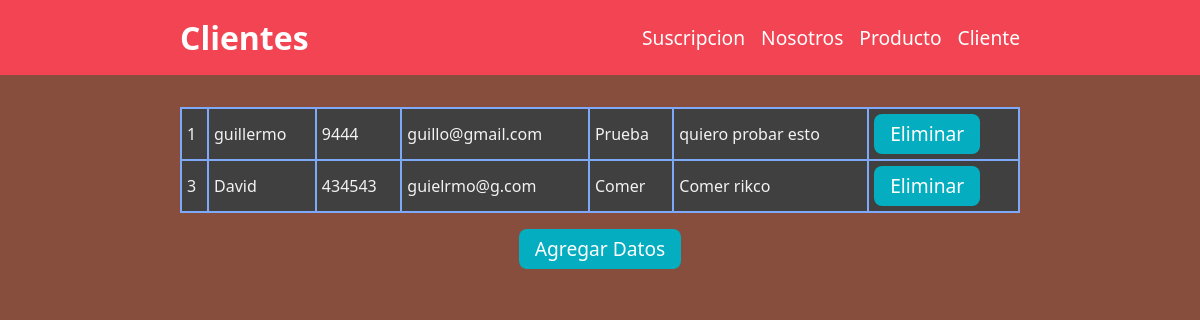
The app's page /modulo/cliente/consultar.php with its own data.
### tables this page shows
CREATE TABLE `cliente` (
  `id` int(11) NOT NULL,
  `nombre` varchar(150) NOT NULL,
  `telefono` int(11) NOT NULL,
  `email` varchar(250) NOT NULL,
  `asunto` varchar(100) NOT NULL,
  `mensaje` varchar(250) NOT NULL
);

### modulo/cliente/consultar.php (the view, shortened to what this page needs)
<!DOCTYPE html>
<html lang="es">
<head>
</head>
<body>
    <?php
        include_once '../../plantillas/encabezado.php';
        require_once('../../conexion.php');
        $sql = "SELECT * FROM cliente";
        $statement = $pdo->prepare($sql);
        $statement->execute();
    ?>
    <main>
        <div class="contenedor">
            <table class="tabla">
                <?php
                $filas = $statement->fetchAll(PDO::FETCH_ASSOC);
                foreach ($filas as $fila) {
            ?>
                <tr>
                    <td><?php echo $fila['id'] ?></td>
                    <td><?php echo $fila['nombre'] ?></td>
                    <td><?php echo $fila['telefono'] ?></td>
                    <td><?php echo $fila['email'] ?></td>
                    <td><?php echo $fila['asunto'] ?></td>
                    <td><?php echo $fila['mensaje'] ?></td>
                    <td><?php echo  "<a href='eliminar.php?id=".$fila['id']."'>Eliminar</a>";?></td>
                </tr>
                <?php } ?>
            </table>
        </div>
        <div>
            <a href="./insertar.php">Agregar Datos</a>
        </div>
    </main>
</body>
</html>

### plantillas/styles.php (style rules this page uses)
* { margin: 0; padding: 0; box-sizing: border-box; font-family: 'Segoe UI', Tahoma, Geneva, Verdana, sans-serif; }
body { background: #874d3d; color: #f2f2f2 }
main { padding: 1rem 15%; display: flex; flex-direction: column; justify-content: center; align-items: center; }
.contenedor { width: 100% }
table { width: 100%; margin-bottom: 1rem; background-color: #404040; border-collapse: collapse; border-width: 2px; border-color: #7ea8f8; border-style: solid; color: #f2f2f2; transition: .3s; }
table td, table th { border-width: 2px; border-color: #7ea8f8; border-style: solid; padding: 5px; }
input[type="submit"], main a { background-color: #04ADBF; border-radius: 8px; border-style: none; box-sizing: border-box; color: #FFFFFF; display: inline-block; height: 40px; line-height: 20px; list-style: none; font-size: 1.2rem; margin: 0; padding: 10px 16px; text-decoration: none; user-select: none; transition: color 100ms; }

### modulo/cliente/consultar.php (style rules this page uses)
body { margin:0; padding:0; box-sizing:border-box; }

### records on screen
cliente: id "1", nombre "guillermo", telefono "9444", email "guillo@gmail.com", asunto "Prueba", mensaje "quiero probar esto"
cliente: id "3", nombre "David", telefono "434543", email "guielrmo@g.com", asunto "Comer", mensaje "Comer rikco"

### other values on screen
$titulo "Clientes"
